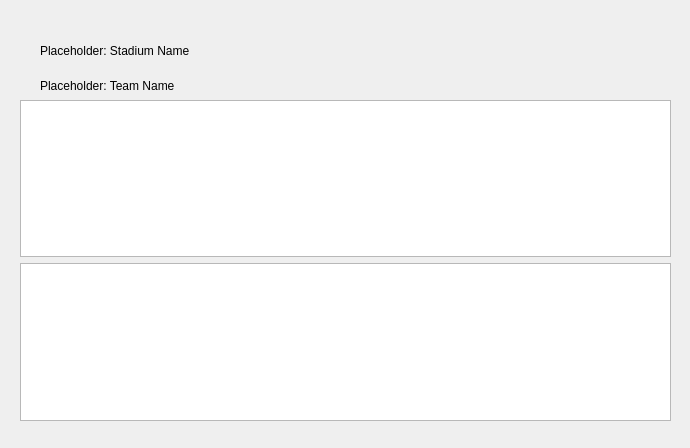
<?xml version="1.0" encoding="UTF-8"?>
<ui version="4.0">
 <class>StadiumDetails</class>
 <widget class="QWidget" name="StadiumDetails">
  <property name="geometry">
   <rect>
    <x>0</x>
    <y>0</y>
    <width>690</width>
    <height>448</height>
   </rect>
  </property>
  <property name="windowTitle">
   <string>Form</string>
  </property>
  <widget class="QLabel" name="stadiumDetails_label_stadiumName">
   <property name="geometry">
    <rect>
     <x>40</x>
     <y>40</y>
     <width>171</width>
     <height>21</height>
    </rect>
   </property>
   <property name="text">
    <string>Placeholder: Stadium Name</string>
   </property>
  </widget>
  <widget class="QLabel" name="stadiumDetails_label_teamName">
   <property name="geometry">
    <rect>
     <x>40</x>
     <y>70</y>
     <width>151</width>
     <height>31</height>
    </rect>
   </property>
   <property name="text">
    <string>Placeholder: Team Name</string>
   </property>
  </widget>
  <widget class="QWidget" name="verticalLayoutWidget">
   <property name="geometry">
    <rect>
     <x>20</x>
     <y>100</y>
     <width>651</width>
     <height>321</height>
    </rect>
   </property>
   <layout class="QVBoxLayout" name="verticalLayout">
    <item>
     <widget class="QTableView" name="stadiumDetails_tableView_stadiumInfo"/>
    </item>
    <item>
     <widget class="QTableView" name="stadiumDetails_tableView_souvenirs"/>
    </item>
   </layout>
  </widget>
 </widget>
 <resources/>
 <connections/>
</ui>
